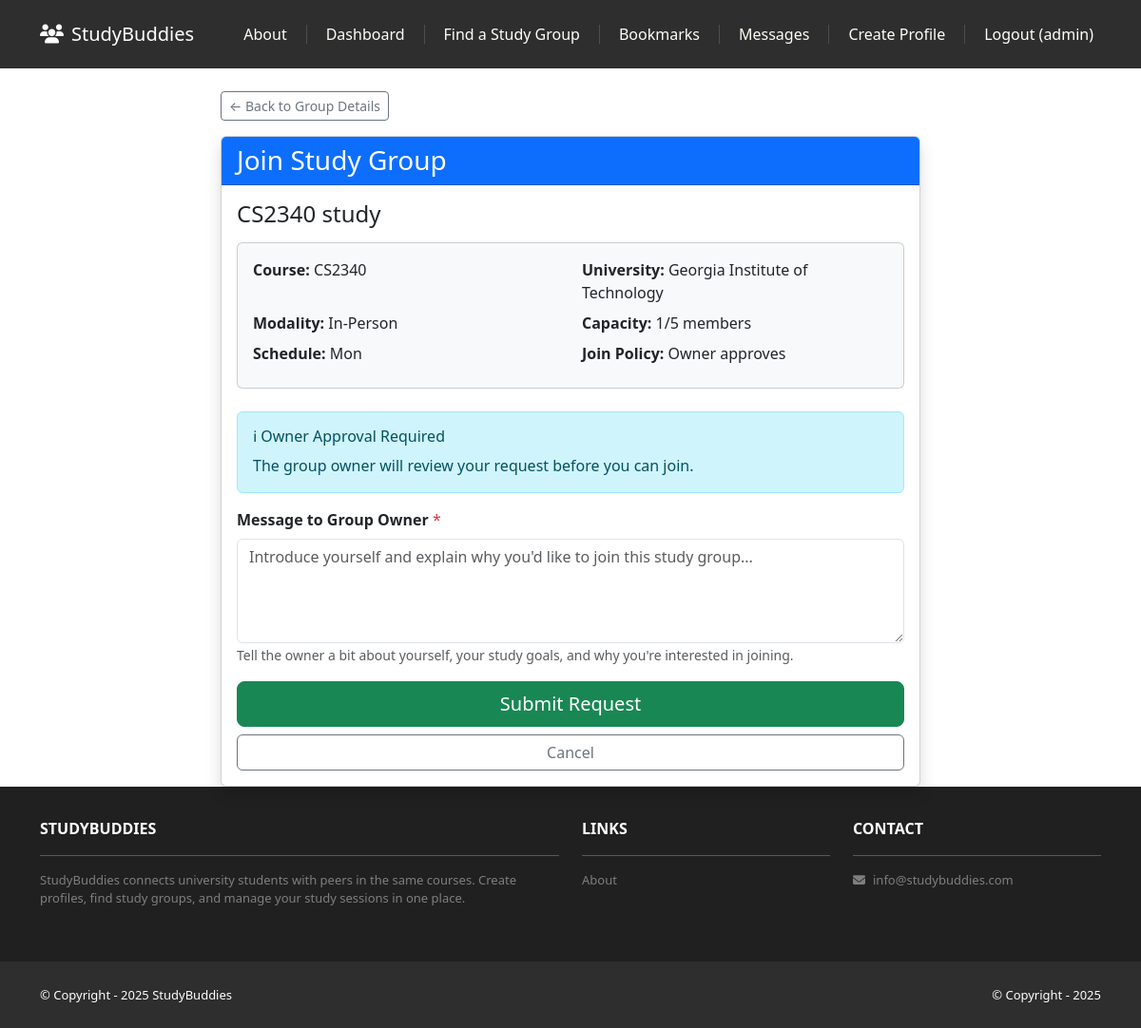
/buddies/cs2340-study-5/join/ (signed in), run on the app's committed database.
### buddies/models.py (models this page shows, shortened)
class BuddyListing(models.Model):
    MODALITY_CHOICES = [
        ("in_person", "In-person"),
        ("online", "Online"),
        ("hybrid", "Hybrid"),
    ]
    CADENCE_CHOICES = [
        ("one_off", "One-off"),
        ("weekly", "Weekly"),
    ]
    WEEKDAY_CHOICES = [
        ("mon", "Mon"),
        ("tue", "Tue"),
        ("wed", "Wed"),
        ("thu", "Thu"),
        ("fri", "Fri"),
        ("sat", "Sat"),
        ("sun", "Sun"),
    ]
    JOIN_POLICY_CHOICES = [
        ("owner_approve", "Owner approves"),
        ("auto_accept", "Auto-accept"),
    ]
    VISIBILITY_CHOICES = [
        ("same_school", "Same-school"),
        ("public", "Public"),
    ]
    STATUS_CHOICES = [
        ("open", "Open"),
        ("filled", "Filled"),
        ("cancelled", "Cancelled"),
    ]
    owner = models.ForeignKey(settings.AUTH_USER_MODEL, on_delete=models.CASCADE, related_name="listings")
    university = models.ForeignKey(University, on_delete=models.CASCADE, related_name="listings")
    course = models.ForeignKey(Course, on_delete=models.PROTECT, related_name="listings")
    course_code_text = models.CharField(max_length=20, blank=True, help_text="Fallback if course missing")
    title = models.CharField(max_length=120)
    description = models.TextField()
    modality = models.CharField(max_length=10, choices=MODALITY_CHOICES, default="in_person")
    location = models.ForeignKey(Location, on_delete=models.SET_NULL, null=True, blank=True, related_name="listings")
    meeting_link = models.URLField(blank=True, help_text="For online/hybrid; members only")
    capacity = models.PositiveSmallIntegerField(default=5)
    current_size = models.PositiveSmallIntegerField(default=1, help_text="Owner included; keep in sync")
    cadence = models.CharField(max_length=10, choices=CADENCE_CHOICES, default="weekly")
    weekday = models.CharField(max_length=3, choices=WEEKDAY_CHOICES, blank=True, help_text="Weekly only")
    start_time = models.TimeField(blank=True, null=True)
    end_time = models.TimeField(blank=True, null=True)
    tags = models.CharField(max_length=200, blank=True, help_text="Comma-separated tags: midterm 1, op-amps")
    join_policy = models.CharField(max_length=15, choices=JOIN_POLICY_CHOICES, default="owner_approve")
    visibility = models.CharField(max_length=15, choices=VISIBILITY_CHOICES, default="same_school")
    status = models.CharField(max_length=10, choices=STATUS_CHOICES, default="open", db_index=True)
    slug = models.SlugField(unique=True, blank=True)
    created_at = models.DateTimeField(auto_now_add=True)
    updated_at = models.DateTimeField(auto_now=True)
    class Meta:
        indexes = [
            Index(fields=["university", "status", "created_at"]),
            Index(fields=["course", "status"]),
        ]
        ordering = ['-created_at']

### profiles/models.py (models this page shows, shortened)
class Course(models.Model):
    university = models.ForeignKey(University, on_delete=models.CASCADE, related_name="courses")
    code = models.CharField(max_length=20, help_text="e.g., CS 2340")
    name = models.CharField(max_length=200)
    slug = models.SlugField()
    is_active = models.BooleanField(default=True)
    created_at = models.DateTimeField(auto_now_add=True)
    class Meta:
        unique_together = ("university", "code")
        indexes = [
            Index(fields=["university", "code"]),
        ]
        ordering = ['code']

class University(models.Model):
    name = models.CharField(max_length=150, unique=True, db_index=True)
    domain = models.CharField(max_length=120, blank=True, help_text="e.g., gatech.edu")
    slug = models.SlugField(unique=True)
    created_at = models.DateTimeField(auto_now_add=True)
    class Meta:
        verbose_name_plural = "Universities"
        ordering = ['name']

### buddies/views.py (the view, shortened to what this page needs)
# urls.py: path('<slug:slug>/join/', views.request_join, name='request_join'),
@login_required
def request_join(request, slug):
    listing = get_object_or_404(BuddyListing, slug=slug)
    if listing.memberships.filter(student=request.user, left_at__isnull=True).exists():
        messages.warning(request, 'You are already a member of this group.')
        return redirect('buddies:listing_detail', slug=slug)
    if listing.owner == request.user:
        messages.warning(request, 'You cannot join your own listing.')
        return redirect('buddies:listing_detail', slug=slug)
    if listing.status != 'open':
        messages.error(request, 'This listing is not accepting new members.')
        return redirect('buddies:listing_detail', slug=slug)
    existing_request = JoinRequest.objects.filter(
        listing=listing,
        student=request.user,
        status__in=['requested', 'waitlisted']
    ).first()
    if existing_request:
        messages.warning(request, 'You have already requested to join this group.')
        return redirect('buddies:listing_detail', slug=slug)
    template_data = {'title': f'Join {listing.title}'}
    return render(request, 'buddies/join_request.html', {
        'template_data': template_data,
        'listing': listing
    })

### accounts/templatetags/account_tags.py (called while the page is built)
@register.filter(name='has_profile')
def has_profile(user):
    if not getattr(user, 'is_authenticated', False):
        return False
    try:
        profile = user.profile
        return True
    except Exception:
        return False

### buddies/templates/buddies/join_request.html (shortened to what this page needs)
{% extends 'base.html' %}
{% block content %}
<div class="container mt-4">
    <div class="row justify-content-center">
        <div class="col-md-8">
            <div class="mb-3">
                <a href="{% url 'buddies:listing_detail' listing.slug %}" class="btn btn-sm btn-outline-secondary">
                    ← Back to Group Details
                </a>
            </div>
            <div class="card shadow">
                <div class="card-header bg-primary text-white">
                    <h3 class="mb-0">Join Study Group</h3>
                </div>
                <div class="card-body">
                    <h4 class="mb-3">{{ listing.title }}</h4>
                    <div class="card bg-light mb-4">
                        <div class="card-body">
                            <div class="row">
                                <div class="col-md-6 mb-2">
                                    <strong>Course:</strong> {{ listing.course.code }}
                                </div>
                                <div class="col-md-6 mb-2">
                                    <strong>University:</strong> {{ listing.university.name }}
                                </div>
                                <div class="col-md-6 mb-2">
                                    <strong>Modality:</strong>
                                    <span class="text-capitalize">{{ listing.get_modality_display }}</span>
                                </div>
                                <div class="col-md-6 mb-2">
                                    <strong>Capacity:</strong> {{ listing.current_size }}/{{ listing.capacity }} members
                                </div>
                                {% if listing.cadence == 'weekly' and listing.weekday %}
                                <div class="col-md-6 mb-2">
                                    <strong>Schedule:</strong>
                                    {{ listing.get_weekday_display }}
                                </div>
                                {% endif %}
                                <div class="col-md-6 mb-2">
                                    <strong>Join Policy:</strong> {{ listing.get_join_policy_display }}
                                </div>
                            </div>
                        </div>
                    </div>
                    {% if listing.join_policy == 'auto_accept' %}
                    <div class="alert alert-success">
                        <h6 class="alert-heading">✓ Auto-Accept Enabled</h6>
                        <p class="mb-0">You will be automatically added to this group if space is available.</p>
                    </div>
                    {% else %}
                    <div class="alert alert-info">
                        <h6 class="alert-heading">ℹ Owner Approval Required</h6>
                        <p class="mb-0">The group owner will review your request before you can join.</p>
                    </div>
                    {% endif %}
                    <form method="post" action="{% url 'buddies:request_join' listing.slug %}">
                        <div class="mb-3">
                            <label for="message" class="form-label">
                                <strong>Message to Group Owner</strong>
                                {% if listing.join_policy == 'owner_approve' %}
                                <span class="text-danger">*</span>
                                {% else %}
                                <span class="text-muted">(optional)</span>
                                {% endif %}
                            </label>
                            <textarea
                                id="message"
                                name="message"
                                rows="4"
                                class="form-control"
                                placeholder="Introduce yourself and explain why you'd like to join this study group..."
                                {% if listing.join_policy == 'owner_approve' %}required{% endif %}
                            ></textarea>
                            <small class="form-text text-muted">
                                Tell the owner a bit about yourself, your study goals, and why you're interested in joining.
                            </small>
                        </div>
                        <div class="d-grid gap-2">
                            <button type="submit" class="btn btn-success btn-lg">
                                {% if listing.join_policy == 'auto_accept' %}
                                Join Now
                                {% else %}
                                Submit Request
                                {% endif %}
                            </button>
                            <a href="{% url 'buddies:listing_detail' listing.slug %}" class="btn btn-outline-secondary">
                                Cancel
                            </a>
                        </div>
                    </form>
                </div>
            </div>
        </div>
    </div>
</div>
{% endblock content %}

### studybuddies/templates/base.html (shortened to what this page needs)
<!DOCTYPE html>
<html>
    {% load static %}
    {% load account_tags %}
    <head>
        <link href="https://cdn.jsdelivr.net/npm/bootstrap@5.3.3/dist/css/bootstrap.min.css" rel="stylesheet">
        <link rel="stylesheet" href="https://cdnjs.cloudflare.com/ajax/libs/font-awesome/6.1.1/css/all.min.css">
        <link rel="stylesheet" type="text/css" href="{% static 'css/style.css' %}">
    </head>
    <body>
        <nav class="p-3 navbar navbar-dark bg-dark navbar-expand-lg">
            <div class="container">
                <a class="navbar-brand" href="{% url 'home:index' %}">
                    <i class="fas fa-users me-2"></i>StudyBuddies
                </a>
                <div class="collapse navbar-collapse" id="navbarNavAltMarkup">
                    <div class="navbar-nav ms-auto navbar-ml">
                        <a class="nav-link" href="{% url 'home:about' %}">About</a>
                        {% if user.is_authenticated %}
                            <a class="nav-link" href="{% url 'home:dashboard' %}">Dashboard</a>
                            <a class="nav-link" href="{% url 'buddies:listing_search' %}">Find a Study Group</a>
                            <a class="nav-link" href="{% url 'buddies:my_bookmarks' %}">Bookmarks</a>
                            <a class="nav-link" href="{% url 'buddies:my_inbox' %}">Messages</a>
                            {% if user|has_profile %}
                                <a class="nav-link" href="{% url 'profiles:profiles.detail' %}">Profile</a>
                            {% else %}
                                <a class="nav-link" href="{% url 'profiles:profiles.create' %}">Create Profile</a>
                            {% endif %}
                            <a class="nav-link" href="{% url 'accounts:logout' %}">Logout ({{ user.username }})</a>
                        {% else %}
                            <a class="nav-link" href="{% url 'accounts:login' %}">Login</a>
                            <span class="nav-separator"></span>
                            <a class="nav-link" href="{% url 'accounts:signup' %}">Sign Up</a>
                        {% endif %}
                    </div>
                </div>
            </div>
        </nav>
        <div>
            {% block content %}
            {% endblock content %}
        </div>
        <section class="p-3 ms-footer d-none d-md-block">
            <div class="container">
                <div class="row mt-3 text-white">
                    <div class="col-md-6 col-lg-6 col-xl-6 mx-auto mb-4">
                        <b>STUDYBUDDIES</b>
                        <hr />
                        <p>
                            StudyBuddies connects university students with peers in the same courses.
                            Create profiles, find study groups, and manage your study sessions in one place.
                        </p>
                    </div>
                    <div class="col-md-3 col-lg-3 col-xl-3 mx-auto mb-4">
                        <b>LINKS</b>
                        <hr />
                        <p><a class="nav-link" href="{% url 'home:about' %}">About</a></p>
                    </div>
                    <div class="col-md-3 col-lg-3 col-xl-3 mx-auto mb-4">
                        <b>CONTACT</b>
                        <hr />
                        <p><i class="fas fa-envelope me-2"></i>info@studybuddies.com</p>
                    </div>
                </div>
            </div>
        </section>
        <section class="p-3 ms-footer-bottom bg-dark">
            <div class="container d-flex justify-content-between">
                <div class="me-5 text-white">
                    <span>© Copyright - 2025 StudyBuddies</span>
                </div>
                <div class="text-white">
                    <span>© Copyright - 2025</span>
                </div>
            </div>
        </section>
    </body>
</html>

### studybuddies/static/css/style.css (style rules this page uses)
.navbar a.nav-link { color: #FFFEF6 !important; }
.navbar .navbar-nav { align-items: center; display: flex; }
.bg-dark { background-color: #2E2E2E !important; }
.ms-footer { background-color: #202020; }
.ms-footer p { color: #7F7F7F; font-size: 13px; }
.ms-footer-bottom span { font-size: 13px; line-height: 38px; }

### data on the page
BuddyListing: title "CS2340 study", course.code "CS2340", university.name "Georgia Institute of Technology", modality "In-Person", current_size "1", capacity "5", weekday "Mon", join_policy "Owner approves"

### other printed values
{{ user.username }} "admin"
